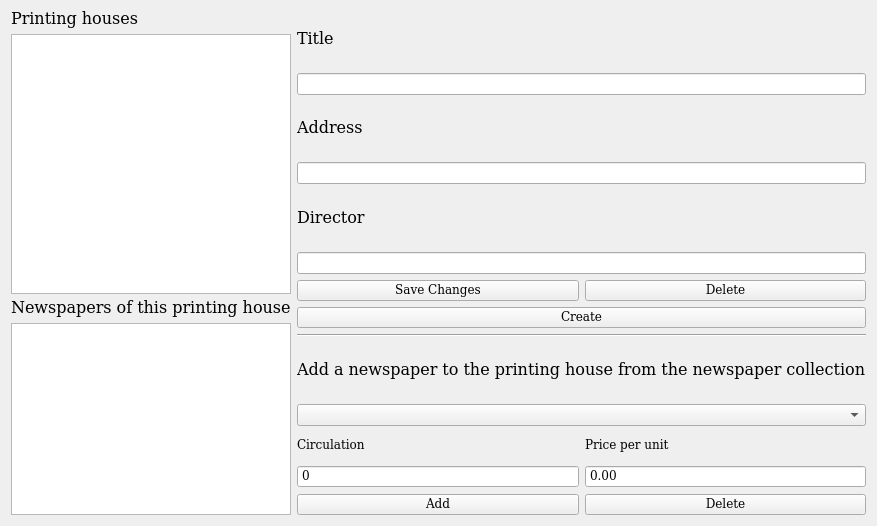
        <widget class="QWidget" name="printing_houses">
         <attribute name="title">
          <string>Printing house</string>
         </attribute>
         <layout class="QFormLayout" name="formLayout_2">
          <item row="0" column="1">
           <layout class="QVBoxLayout" name="verticalLayout_14">
            <item>
             <widget class="QLabel" name="label_16">
              <property name="font">
               <font>
                <family>DejaVu Math TeX Gyre</family>
                <pointsize>12</pointsize>
                <italic>false</italic>
                <underline>false</underline>
                <strikeout>false</strikeout>
               </font>
              </property>
              <property name="text">
               <string>Title</string>
              </property>
              <property name="textFormat">
               <enum>Qt::TextFormat::MarkdownText</enum>
              </property>
             </widget>
            </item>
            <item>
             <widget class="QLineEdit" name="printing_house_title">
              <property name="font">
               <font>
                <family>DejaVu Math TeX Gyre</family>
               </font>
              </property>
             </widget>
            </item>
            <item>
             <widget class="QLabel" name="label_17">
              <property name="font">
               <font>
                <family>DejaVu Math TeX Gyre</family>
                <pointsize>12</pointsize>
                <italic>false</italic>
                <underline>false</underline>
                <strikeout>false</strikeout>
               </font>
              </property>
              <property name="text">
               <string>Address</string>
              </property>
              <property name="textFormat">
               <enum>Qt::TextFormat::MarkdownText</enum>
              </property>
             </widget>
            </item>
            <item>
             <widget class="QLineEdit" name="printing_house_address">
              <property name="font">
               <font>
                <family>DejaVu Math TeX Gyre</family>
               </font>
              </property>
             </widget>
            </item>
            <item>
             <widget class="QLabel" name="label_18">
              <property name="font">
               <font>
                <family>DejaVu Math TeX Gyre</family>
                <pointsize>12</pointsize>
                <italic>false</italic>
                <underline>false</underline>
                <strikeout>false</strikeout>
               </font>
              </property>
              <property name="text">
               <string>Director</string>
              </property>
              <property name="textFormat">
               <enum>Qt::TextFormat::MarkdownText</enum>
              </property>
             </widget>
            </item>
            <item>
             <widget class="QLineEdit" name="printing_house_boss">
              <property name="font">
               <font>
                <family>DejaVu Math TeX Gyre</family>
               </font>
              </property>
             </widget>
            </item>
            <item>
             <layout class="QVBoxLayout" name="verticalLayout_9">
              <item>
               <layout class="QHBoxLayout" name="horizontalLayout_13">
                <item>
                 <widget class="QPushButton" name="printing_house_save">
                  <property name="font">
                   <font>
                    <family>DejaVu Math TeX Gyre</family>
                   </font>
                  </property>
                  <property name="text">
                   <string>Save Changes</string>
                  </property>
                 </widget>
                </item>
                <item>
                 <widget class="QPushButton" name="printing_house_del">
                  <property name="font">
                   <font>
                    <family>DejaVu Math TeX Gyre</family>
                   </font>
                  </property>
                  <property name="text">
                   <string>Delete</string>
                  </property>
                 </widget>
                </item>
               </layout>
              </item>
              <item>
               <widget class="QPushButton" name="printing_house_add">
                <property name="font">
                 <font>
                  <family>DejaVu Math TeX Gyre</family>
                 </font>
                </property>
                <property name="text">
                 <string>Create</string>
                </property>
               </widget>
              </item>
             </layout>
            </item>
            <item>
             <widget class="Line" name="line_2">
              <property name="font">
               <font>
                <family>DejaVu Math TeX Gyre</family>
               </font>
              </property>
              <property name="orientation">
               <enum>Qt::Orientation::Horizontal</enum>
              </property>
             </widget>
            </item>
            <item>
             <widget class="QLabel" name="label_19">
              <property name="font">
               <font>
                <family>DejaVu Math TeX Gyre</family>
                <pointsize>12</pointsize>
                <italic>false</italic>
                <underline>false</underline>
                <strikeout>false</strikeout>
               </font>
              </property>
              <property name="text">
               <string>Add a newspaper to the printing house from the newspaper collection</string>
              </property>
              <property name="textFormat">
               <enum>Qt::TextFormat::MarkdownText</enum>
              </property>
             </widget>
            </item>
            <item>
             <widget class="QComboBox" name="newspapers_per_printing_house">
              <property name="font">
               <font>
                <family>DejaVu Math TeX Gyre</family>
               </font>
              </property>
             </widget>
            </item>
            <item>
             <layout class="QHBoxLayout" name="horizontalLayout_10">
              <item>
               <layout class="QVBoxLayout" name="verticalLayout_6">
                <item>
                 <widget class="QLabel" name="label_12">
                  <property name="font">
                   <font>
                    <family>DejaVu Math TeX Gyre</family>
                   </font>
                  </property>
                  <property name="text">
                   <string>Circulation</string>
                  </property>
                 </widget>
                </item>
                <item>
                 <widget class="QSpinBox" name="newspapers_count_per_printing_house">
                  <property name="font">
                   <font>
                    <family>DejaVu Math TeX Gyre</family>
                   </font>
                  </property>
                  <property name="buttonSymbols">
                   <enum>QAbstractSpinBox::ButtonSymbols::NoButtons</enum>
                  </property>
                  <property name="maximum">
                   <number>1000000</number>
                  </property>
                 </widget>
                </item>
               </layout>
              </item>
              <item>
               <layout class="QVBoxLayout" name="verticalLayout_8">
                <item>
                 <widget class="QLabel" name="label_13">
                  <property name="font">
                   <font>
                    <family>DejaVu Math TeX Gyre</family>
                   </font>
                  </property>
                  <property name="text">
                   <string>Price per unit</string>
                  </property>
                 </widget>
                </item>
                <item>
                 <widget class="QDoubleSpinBox" name="newspapers_price_per_printing_house">
                  <property name="font">
                   <font>
                    <family>DejaVu Math TeX Gyre</family>
                   </font>
                  </property>
                  <property name="buttonSymbols">
                   <enum>QAbstractSpinBox::ButtonSymbols::NoButtons</enum>
                  </property>
                  <property name="maximum">
                   <double>10000.000000000000000</double>
                  </property>
                 </widget>
                </item>
               </layout>
              </item>
             </layout>
            </item>
            <item>
             <layout class="QVBoxLayout" name="verticalLayout_19">
              <item>
               <layout class="QHBoxLayout" name="horizontalLayout_15">
                <item>
                 <widget class="QPushButton" name="newspapers_per_printing_house_add">
                  <property name="font">
                   <font>
                    <family>DejaVu Math TeX Gyre</family>
                   </font>
                  </property>
                  <property name="text">
                   <string>Add</string>
                  </property>
                 </widget>
                </item>
                <item>
                 <widget class="QPushButton" name="newspapers_per_printing_house_del">
                  <property name="font">
                   <font>
                    <family>DejaVu Math TeX Gyre</family>
                   </font>
                  </property>
                  <property name="text">
                   <string>Delete</string>
                  </property>
                 </widget>
                </item>
               </layout>
              </item>
             </layout>
            </item>
           </layout>
          </item>
          <item row="0" column="0">
           <layout class="QVBoxLayout" name="verticalLayout_18">
            <property name="rightMargin">
             <number>0</number>
            </property>
            <property name="bottomMargin">
             <number>0</number>
            </property>
            <item>
             <widget class="QLabel" name="label_20">
              <property name="font">
               <font>
                <family>DejaVu Math TeX Gyre</family>
                <pointsize>12</pointsize>
                <italic>false</italic>
                <underline>false</underline>
                <strikeout>false</strikeout>
               </font>
              </property>
              <property name="text">
               <string>Printing houses</string>
              </property>
              <property name="textFormat">
               <enum>Qt::TextFormat::MarkdownText</enum>
              </property>
             </widget>
            </item>
            <item>
             <widget class="QListWidget" name="printing_house_list">
              <property name="minimumSize">
               <size>
                <width>0</width>
                <height>260</height>
               </size>
              </property>
              <property name="font">
               <font>
                <family>DejaVu Math TeX Gyre</family>
                <pointsize>12</pointsize>
               </font>
              </property>
             </widget>
            </item>
            <item>
             <widget class="QLabel" name="label_15">
              <property name="font">
               <font>
                <family>DejaVu Math TeX Gyre</family>
                <pointsize>12</pointsize>
                <italic>false</italic>
                <underline>false</underline>
                <strikeout>false</strikeout>
               </font>
              </property>
              <property name="text">
               <string>Newspapers of this printing house</string>
              </property>
              <property name="textFormat">
               <enum>Qt::TextFormat::MarkdownText</enum>
              </property>
             </widget>
            </item>
            <item>
             <widget class="QListWidget" name="newspapers_per_printing_house_list">
              <property name="maximumSize">
               <size>
                <width>16777215</width>
                <height>16777170</height>
               </size>
              </property>
              <property name="font">
               <font>
                <family>DejaVu Math TeX Gyre</family>
                <pointsize>12</pointsize>
               </font>
              </property>
             </widget>
            </item>
           </layout>
          </item>
         </layout>
        </widget>
